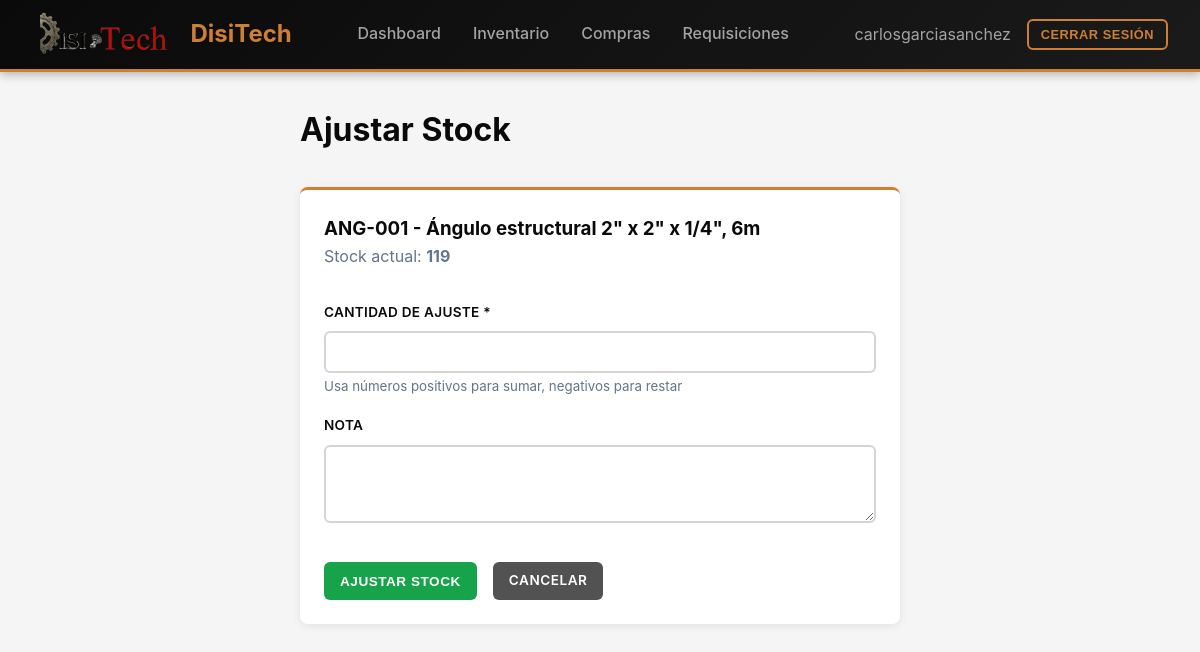
The page /inventario/3/ajustar/ (signed in) on the database as committed earlier.
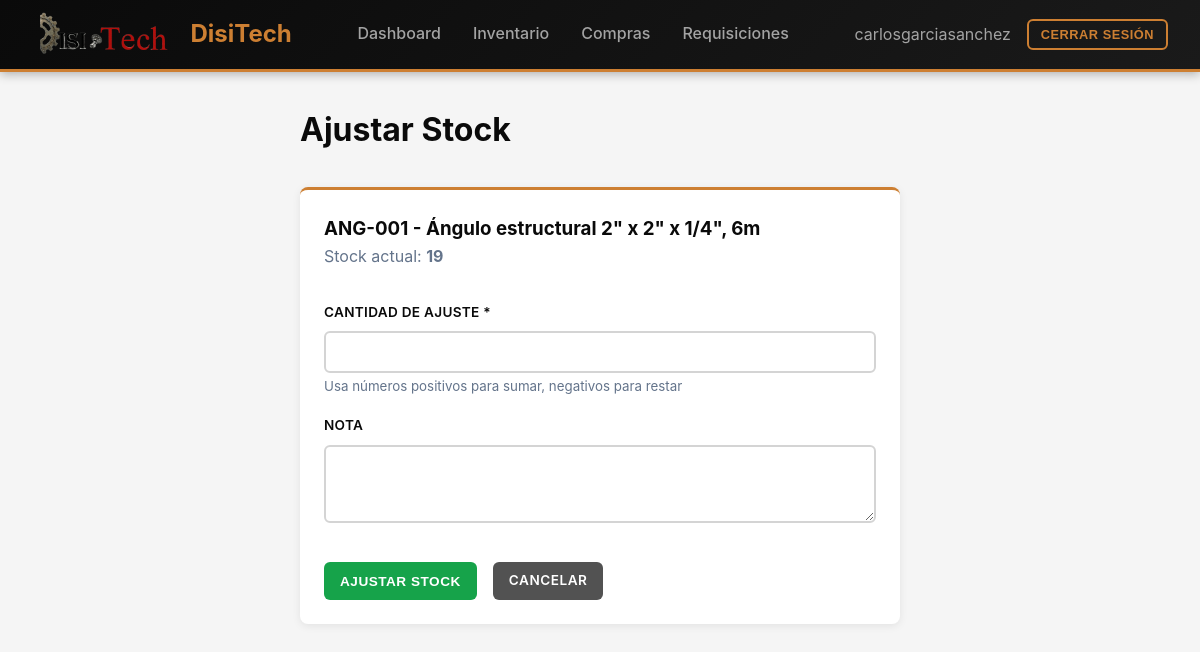
The same page on the database as committed later.
### inventory/models/inventory.py (models this page shows, shortened)
class InventoryItem(models.Model):
    sku = models.CharField(max_length=60, unique=True)
    slug = models.SlugField(max_length=80, unique=True)
    category = models.ForeignKey(Category, on_delete=models.PROTECT, related_name="items")
    description = models.CharField(max_length=250)
    stock = models.PositiveIntegerField()
    min_stock = models.PositiveIntegerField()
    max_stock = models.PositiveIntegerField()
    active = models.BooleanField(default=True)
    class Meta:
        indexes = [
            models.Index(fields=["category", "active"]),
            models.Index(fields=["slug"]),
        ]

### inventory/views.py (the view, shortened to what this page needs)
# urls.py: path("inventario/<int:pk>/ajustar/", views.inventory_adjust, name="inventory_adjust"),
@login_required
@permission_required('inventory.change_inventoryitem', raise_exception=True)
def inventory_adjust(request, pk):
    item = get_object_or_404(InventoryItem, pk=pk)
    context = {'item': item}
    return render(request, 'inventory/adjust.html', context)

### inventory/context_processors.py (called while the page is built)
def logo_context(request):
    logo_path = os.path.join(settings.MEDIA_ROOT, 'logo.png')
    if os.path.exists(logo_path):
        logo_url = settings.MEDIA_URL + 'logo.png'
    else:
        logo_url = None
    return {'logo_url': logo_url}

### templates/inventory/adjust.html (shortened to what this page needs)
{% extends 'base.html' %}
{% block content %}
<div style="max-width: 600px; margin: 0 auto;">
    <h1 style="margin-bottom: 2rem;">Ajustar Stock</h1>
    <div class="card">
        <h3>{{ item.sku }} - {{ item.description }}</h3>
        <p style="color: #64748b; margin-bottom: 2rem;">Stock actual: <strong>{{ item.stock }}</strong></p>
        <form method="post">
            <div class="form-group">
                <label for="qty" class="form-label">Cantidad de Ajuste *</label>
                <input type="number" id="qty" name="qty" class="form-control" required>
                <small style="color: #64748b;">Usa números positivos para sumar, negativos para restar</small>
            </div>
            <div class="form-group">
                <label for="note" class="form-label">Nota</label>
                <textarea id="note" name="note" class="form-control" rows="3"></textarea>
            </div>
            <div style="display: flex; gap: 1rem; margin-top: 2rem;">
                <button type="submit" class="btn btn-success">Ajustar Stock</button>
                <a href="{% url 'inventory_list' %}" class="btn btn-secondary">Cancelar</a>
            </div>
        </form>
    </div>
</div>
{% endblock %}

Rows that differ between the two databases and show on the page:
changed InventoryItem "ANG-001": stock "119" → "19"
